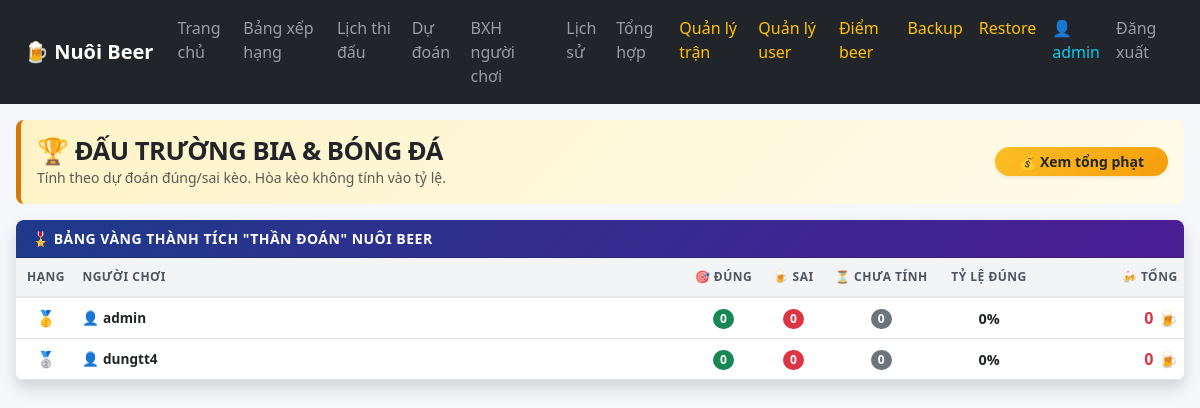
Page /leaderboard (signed in) on the earlier database version.
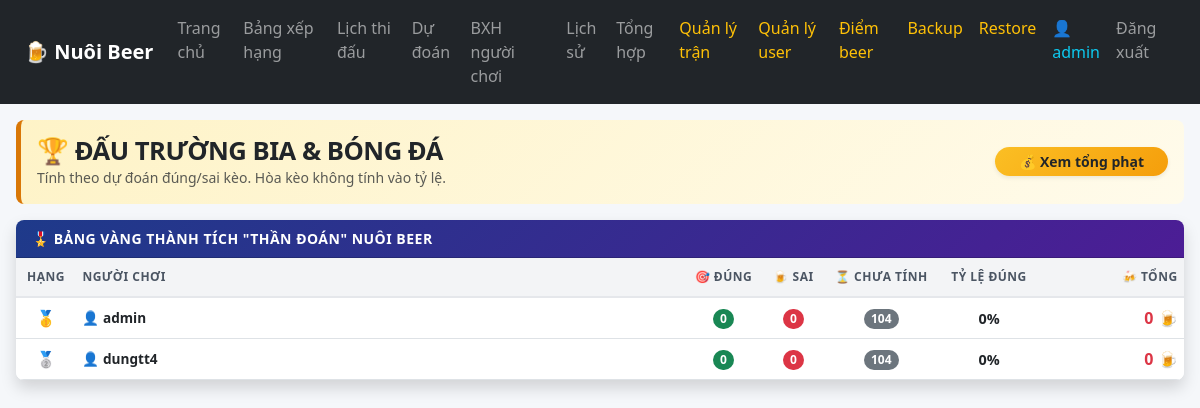
Same page on the later database version.
### tables this page shows
CREATE TABLE users (
            id INTEGER PRIMARY KEY AUTOINCREMENT,
            username TEXT UNIQUE NOT NULL,
            password TEXT NOT NULL,
            role TEXT DEFAULT 'user',
            is_active INTEGER DEFAULT 1,
            created_at TIMESTAMP DEFAULT CURRENT_TIMESTAMP
        );

### app.py (the view)
@app.route("/leaderboard")
def leaderboard():
    if not login_required():
        return redirect("/login")
    summary_list = get_summary_data()
    summary_list.sort(
        key=lambda item: (item["accuracy"], item["correct"], -item["total_beer"]),
        reverse=True
    )
    return render_template("leaderboard.html", leaderboard=summary_list)

### app.py (called while the page is built, shortened)
def get_db():
    conn = sqlite3.connect(DB_NAME)
    conn.row_factory = sqlite3.Row
    return conn

def login_required():
    return "user_id" in session

def rows_to_dicts(rows):
    return [dict(row) for row in rows]

def get_matches():
    conn = get_db()
    rows = conn.execute("""
        SELECT
            match_no,
            match_date AS date,
            time_vn,
            stage,
            group_name AS "group",
            home,
            away,
            stadium,
            city,
            score_home,
            score_away,
            handicap_team,
            handicap_value,
            note
        FROM matches
        ORDER BY match_no ASC
    """).fetchall()
    conn.close()
    return rows_to_dicts(rows)

def get_handicap_result(match):
    score_home = match.get("score_home")
    score_away = match.get("score_away")
    if score_home is None or score_away is None:
        return None

@app.context_processor
def utility_processor():
    return {
        "get_handicap_text": get_handicap_text
    }

### templates/leaderboard.html (shortened to what this page needs)
{% extends "base.html" %}
{% block content %}
<div class="container-fluid py-3 px-3" style="max-width: 1400px; margin: 0 auto;">
  <div class="d-flex flex-column flex-sm-row justify-content-between align-items-sm-center gap-2 mb-3 p-3 rounded-3" style="background: linear-gradient(135deg, #fef3c7 0%, #fffbeb 100%); border-left: 5px solid #d97706;">
    <div>
      <h2 class="fw-bold mb-0 text-dark" style="font-size: 1.6rem; letter-spacing: -0.5px;">🏆 ĐẤU TRƯỜNG BIA & BÓNG ĐÁ</h2>
      <p class="text-muted mb-0 small fw-medium">
        Tính theo dự đoán đúng/sai kèo. Hòa kèo không tính vào tỷ lệ.
      </p>
    </div>
    <a href="/tong-hop" class="btn btn-sm btn-gradient-warning rounded-pill px-4 align-self-start align-self-sm-center fw-bold text-dark shadow-sm">
      💰 Xem tổng phạt
    </a>
  </div>
  <div class="card border-0 shadow rounded-3 overflow-hidden">
    <div class="card-header bg-gradient-leaderboard py-2 px-3">
      <div class="fw-bold text-white small" style="letter-spacing: 0.5px;">🎖️ BẢNG VÀNG THÀNH TÍCH "THẦN ĐOÁN" NUÔI BEER</div>
    </div>
    <div class="table-responsive">
      <table class="table table-hover align-middle mb-0 leaderboard-table">
        <thead>
          <tr>
            <th class="text-center" style="width: 60px;">Hạng</th>
            <th>Người chơi</th>
            <th class="text-center" style="width: 70px;">🎯 Đúng</th>
            <th class="text-center" style="width: 70px;">🍺 Sai</th>
            <th class="text-center" style="width: 100px;">⏳ Chưa tính</th>
            <th class="text-center" style="width: 110px;">Tỷ lệ đúng</th>
            <th class="text-end" style="width: 140px;">🍻 Tổng</th>
          </tr>
        </thead>
        <tbody>
          {% for item in leaderboard %}
          <tr>
            <td class="text-center fw-bold fs-6">
              {% if loop.index == 1 %}🥇
              {% elif loop.index == 2 %}🥈
              {% elif loop.index == 3 %}🥉
              {% else %}{{ loop.index }}
              {% endif %}
            </td>
            <td class="fw-semibold text-dark">
              👤 {{ item.username }}
            </td>
            <td class="text-center">
              <span class="badge text-bg-success fw-bold" style="font-size: 0.75rem; padding: 0.35em 0.6em;">{{ item.correct }}</span>
            </td>
            <td class="text-center">
              <span class="badge text-bg-danger fw-bold" style="font-size: 0.75rem; padding: 0.35em 0.6em;">{{ item.wrong }}</span>
            </td>
            <td class="text-center">
              <span class="badge text-bg-secondary fw-bold" style="font-size: 0.75rem; padding: 0.35em 0.6em;">{{ item.pending }}</span>
            </td>
            <td class="text-center fw-bold text-dark" style="font-size: 0.9rem;">
              {{ item.accuracy }}%
            </td>
            <td class="text-end text-danger fw-bold fs-6">
              {{ "{:,.0f}".format(item.total_beer) }} 🍺
            </td>
          </tr>
          {% else %}
          <tr>
            <td colspan="8" class="text-center text-muted py-5 fw-medium">
              Chưa có dữ liệu dự đoán.
            </td>
          </tr>
          {% endfor %}
        </tbody>
      </table>
    </div>
  </div>
</div>
{% endblock %}

### templates/base.html (shortened to what this page needs)
<!doctype html>
<html lang="vi">
<head>
  <link href="https://cdn.jsdelivr.net/npm/bootstrap@5.3.8/dist/css/bootstrap.min.css" rel="stylesheet">
  <link rel="stylesheet" href="{{ url_for('static', filename='css/style.css') }}">
</head>
<body>
  <nav class="navbar navbar-expand-lg navbar-dark bg-dark sticky-top">
    <div class="container-fluid px-4">
      <a class="navbar-brand fw-bold" href="/">
        🍺 Nuôi Beer
      </a>
      <div class="collapse navbar-collapse" id="menu">
        <ul class="navbar-nav ms-auto">
          {% if session.get("user_id") %}
            <li class="nav-item"><a class="nav-link" href="/">Trang chủ</a></li>
            <li class="nav-item"><a class="nav-link" href="/bang-xep-hang">Bảng xếp hạng</a></li>
            <li class="nav-item"><a class="nav-link" href="/lich-thi-dau">Lịch thi đấu</a></li>
            <li class="nav-item"><a class="nav-link" href="/du-doan">Dự đoán</a></li>
            <li class="nav-item"><a class="nav-link" href="/leaderboard">BXH người chơi</a></li>
            <li class="nav-item"><a class="nav-link" href="/lich-su-du-doan">Lịch sử</a></li>
            <li class="nav-item"><a class="nav-link" href="/tong-hop">Tổng hợp</a></li>
            {% if session.get("role") == "admin" %}
              <li class="nav-item"><a class="nav-link text-warning" href="/admin/matches">Quản lý trận</a></li>
              <li class="nav-item"><a class="nav-link text-warning" href="/admin/users">Quản lý user</a></li>
              <li class="nav-item"><a class="nav-link text-warning" href="/admin/stage-points">Điểm beer</a></li>
              <li class="nav-item"><a class="nav-link text-warning" href="/admin/backup">Backup</a></li>
              <li class="nav-item"><a class="nav-link text-warning" href="/admin/restore">Restore</a></li>
            {% endif %}
            <li class="nav-item"><span class="nav-link text-info">👤 {{ session.get("username") }}</span></li>
            <li class="nav-item"><a class="nav-link" href="/logout">Đăng xuất</a></li>
          {% else %}
            <li class="nav-item"><a class="nav-link" href="/login">Đăng nhập</a></li>
            <li class="nav-item"><a class="nav-link" href="/register">Đăng ký</a></li>
          {% endif %}
        </ul>
      </div>
    </div>
  </nav>
  <main>
    {% block content %}{% endblock %}
  </main>
</body>
</html>

### static/css/style.css (style rules this page uses)
body { background: #f5f7fa; }
.table th { white-space: nowrap; }
.table td { white-space: nowrap; }
.card { border-radius: 16px; }
.badge { border-radius: 999px; }

### templates/leaderboard.html (style rules this page uses)
.bg-gradient-leaderboard { background: linear-gradient(135deg, #1e3a8a 0%, #4c1d95 100%) !important; }
.btn-gradient-warning { background: linear-gradient(135deg, #fbbf24 0%, #f59e0b 100%); border: none; transition: transform 0.2s; }
.leaderboard-table th { font-size: 0.75rem; font-weight: 700; color: #4b5563; text-transform: uppercase; letter-spacing: 0.5px; padding: 0.65rem 0.4rem !important; background-color: #f3f4f6; border-bottom: 2px solid #e5e7eb; }
.leaderboard-table td { font-size: 0.85rem; padding: 0.5rem 0.4rem !important; white-space: nowrap; }
.leaderboard-table tbody tr:nth-child(even) { background-color: #f8fafc; }

Differences in the rows shown:
changed users "admin": pending "0" → "104"
changed users "dungtt4": pending "0" → "104"
